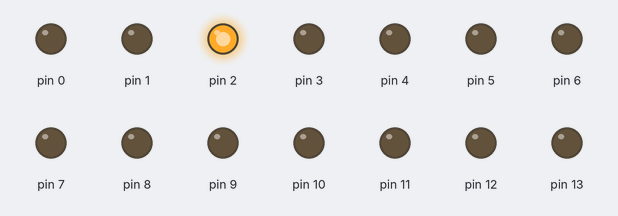
A program run on a simulated Arduino Uno, built with avr-gcc and run on an emulated ATmega328P. Parts: output pins drawn as LEDs (lit = HIGH).

Above: at 0.1 s.
At 0.5 s:
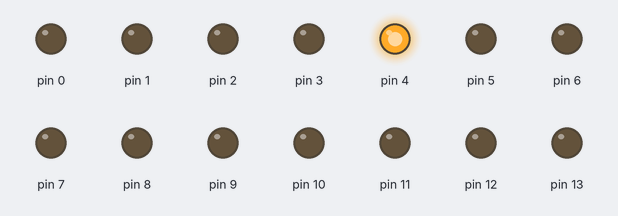
At 0.9 s:
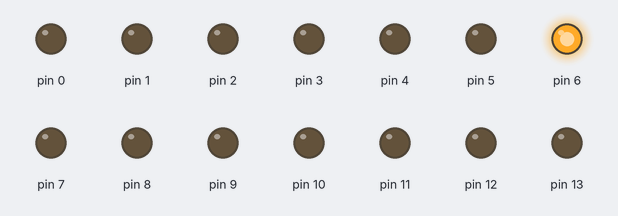
At 1.8 s:
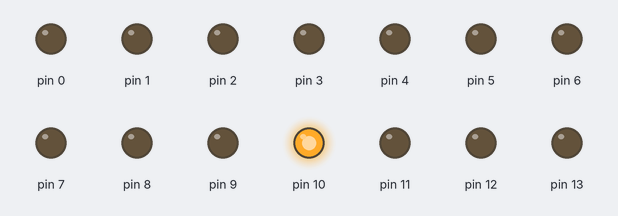
At 3.1 s:
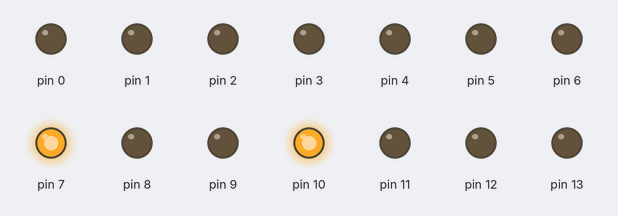
At 4.3 s:
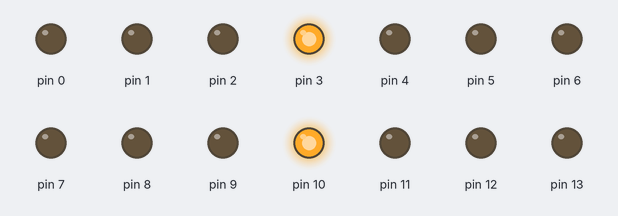
Timing chart, 0 to 4.6 s (numbered marks = the images above):
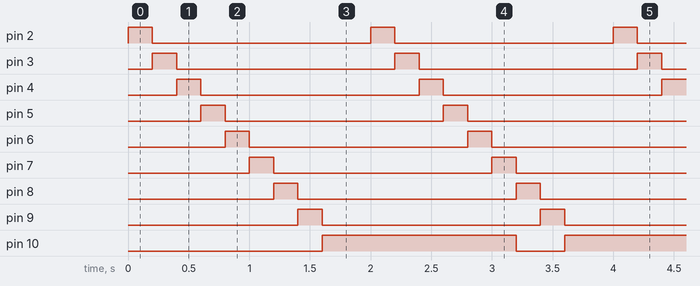

The program:

main.cpp
```cpp
#include <Arduino.h>

void setup() {
  // put your setup code here, to run once:
  DDRD = 0xFF;
  DDRB = 0xFF;
}

void loop() {
  for(int i = 0; i<=6; ++i)
  {
    PORTD = 0x04<<i;
    if(i==6)
    {
      PORTD = 0x00; //0b0000 0100
      for(int i = 0;i<=2;++i)
      {
        PORTB = 0x01<<i; //0b0000 0001
        delay(200);
      }
    }
    delay(200);
  }
}
```

Measured:
- by itself, pin 2–9: alternates HIGH for 0.20 s and LOW for 1.8 s
- by itself, pin 10: alternates HIGH for 1.6 s and LOW for 0.40 s
